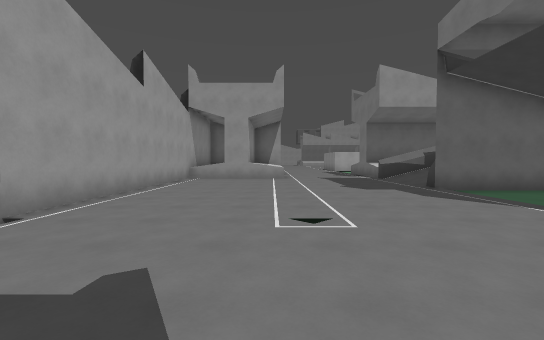
[1] (above)

20 first-person views from a walk through a level from a Godot 3-D game. The camera is 1.5 m above the floor, tilts 2° down and sees 90° across. The floor is counted in squares, 2 m on a side. Each view is taken from the middle of a square. On the plan, view 1 faces up. The plan holds only what a view shows up to about 10 squares ahead; the rest is blank. The place goes on beyond the plan.

[2]
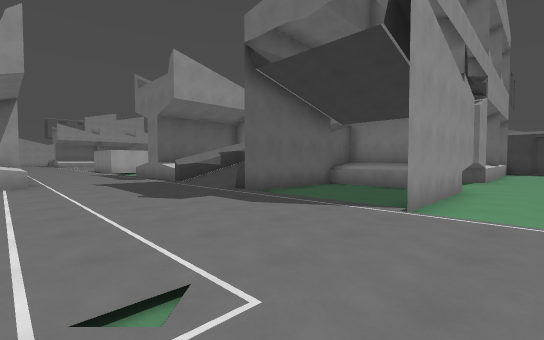

[3]
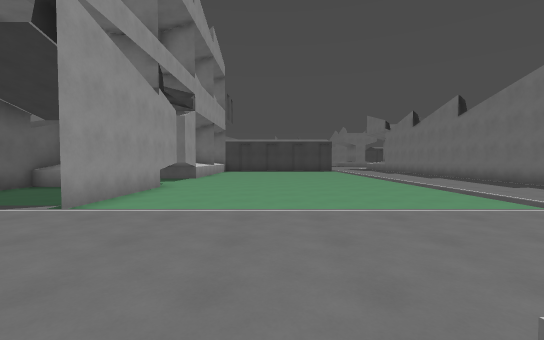

[4]
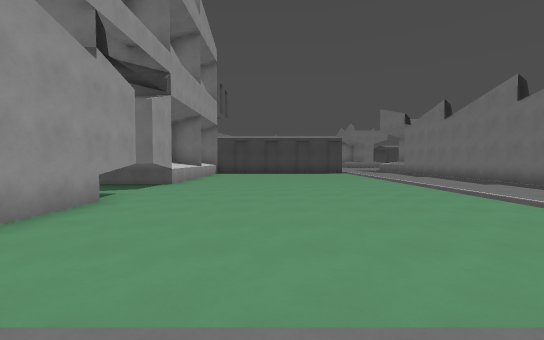

[5]
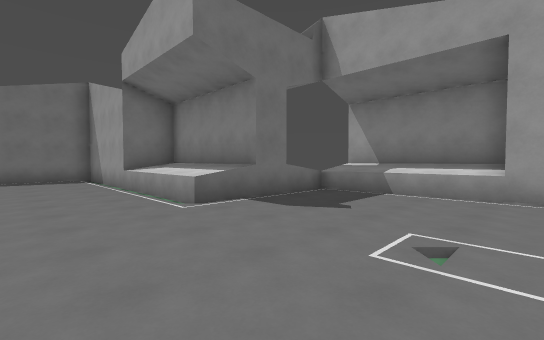

[6]
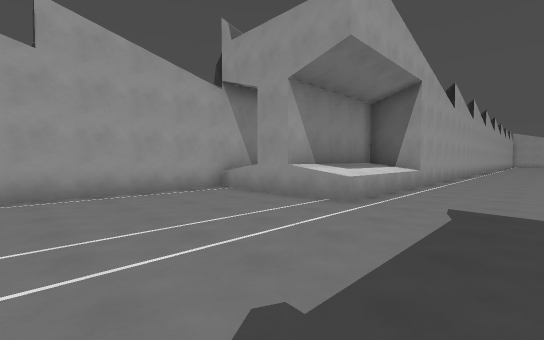

[7]
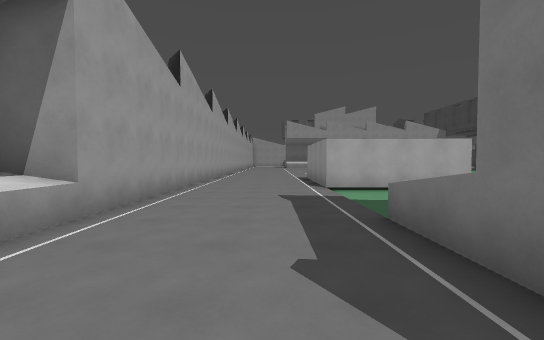

[8]
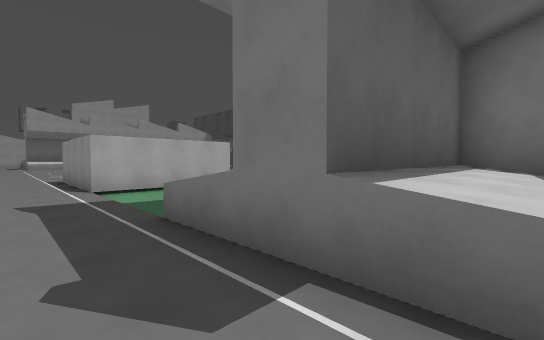

[9]
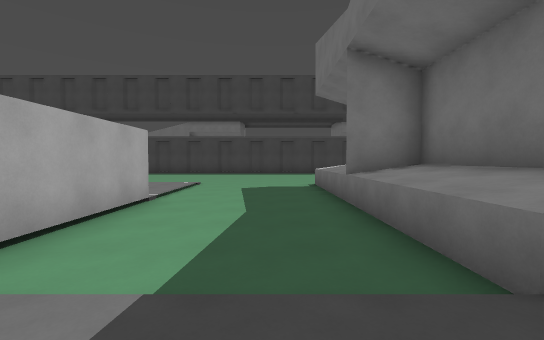

[10]
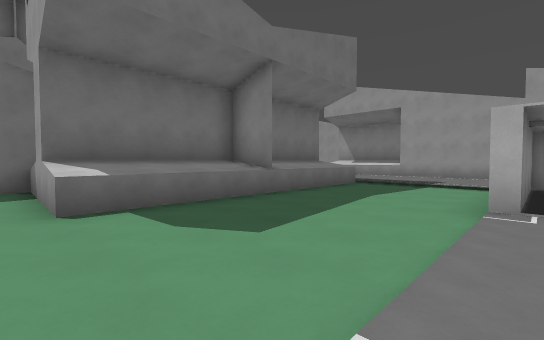

[11]
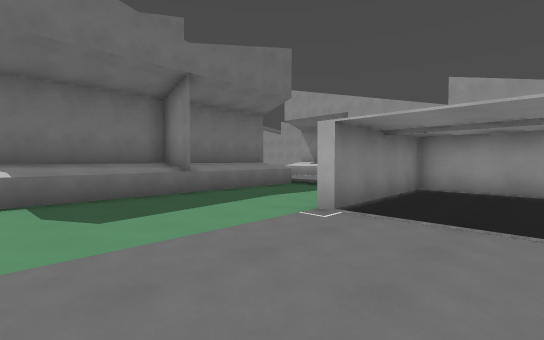

[12]
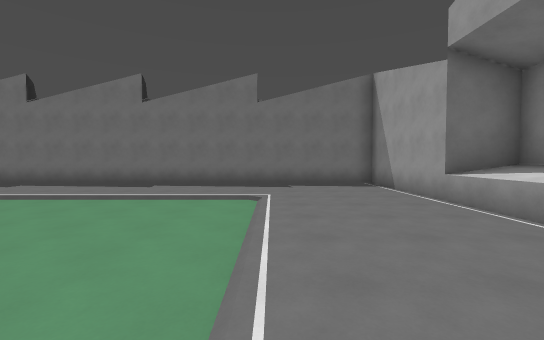

[13]
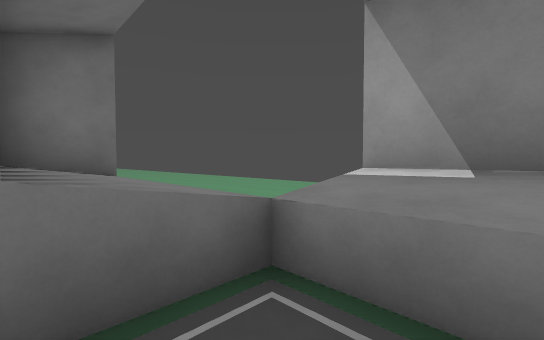

[14]
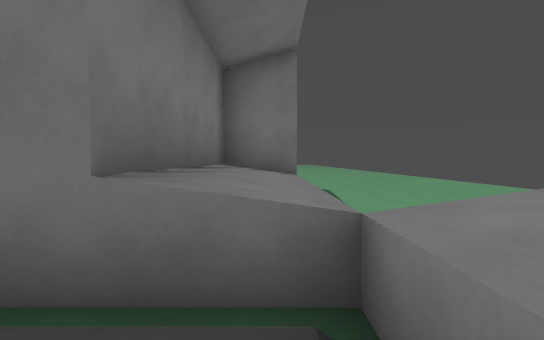

[15]
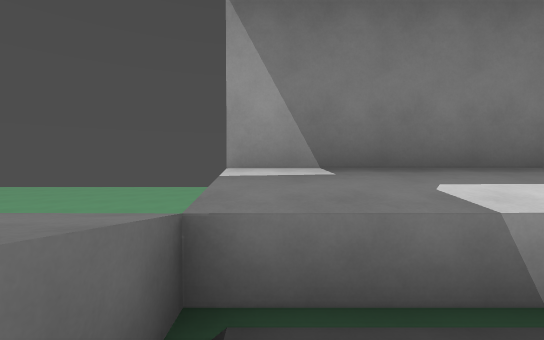

[16]
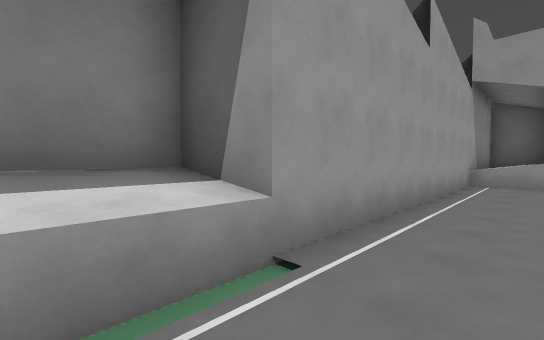

[17]
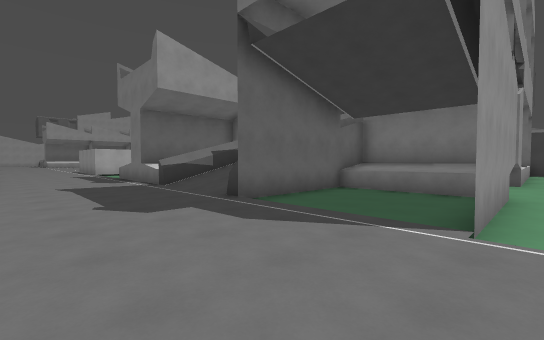

[18]
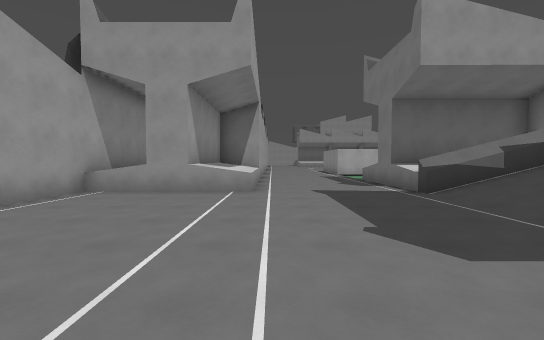

[19]
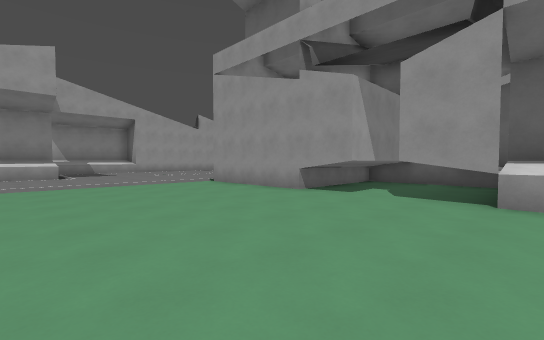

[20]
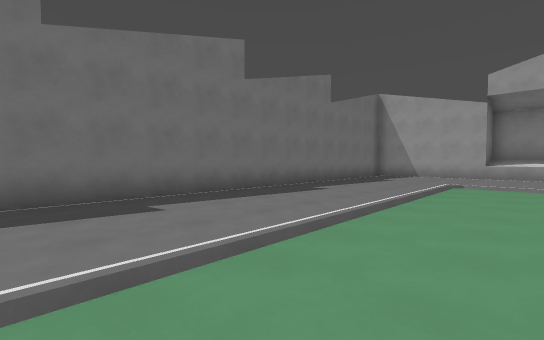

### Floor plan
Key: @ floor where view 1 was taken; # wall or solid block; x gap in a wall; . main floor; - floor 0.25 m lower than the main floor; / step, stairs or slope; = window, fence, low wall or low ledge; ^ raised ledge; G garage.
Columns run from 10 left of view 1 to 13 right of it. Each row starts with its distance up from view 1.
 22            #...G   ....
 21            #...G   ....
 20            #...GGGG....-
 19            #...---------
 18            #...---------
 17            #...---------
 16        #   #...---------
 15        #x^#=...^^^^^^^^-
 14        # ^^....^^^^^^^^-
 13        # ^^....#^^^^  ^-
 12        #^#^....^^^^^  ^-
 11        #.......###    ##
 10        #.......//
  9        #......./
  8        #.......####^##^
  7        #.......----^^^
  6        #.......----^^^ ^
  5        #.......----^^^ ^
  4        #.......#####xx#^
  3      ^#=.......---------
  2      ^^........---------
  1      ^^........---------
  0      #^...@....---------
 -1        ^^#^....---------
 -2 -----  ^^^^....---------
 -3 -------^^^^....---------
 -4 -------^x^#=...---------
 -5 -------#   #............
 -6 ------     #............
 -7 ------     #............
 -8 ------     #############
 -9 ------

Where each view was taken, in squares from view 1:
view 1: 0 up, 0 right, facing up
view 2: 2 up, 0 right, facing up-right
view 3: 0 up, 0 right, facing right
view 4: 0 up, 3 right, facing right
view 5: 4 up, 3 right, facing down-left
view 6: 7 up, 3 right, facing up-left
view 7: 12 up, 3 right, facing up
view 8: 12 up, 3 right, facing up-right
view 9: 17 up, 3 right, facing right
view 10: 20 up, 13 right, facing down-left
view 11: 22 up, 12 right, facing down-left
view 12: 1 up, 4 right, facing down
view 13: 1 up, 2 left, facing down-left
view 14: 1 up, 3 left, facing down
view 15: 0 up, 2 left, facing left
view 16: 2 up, 2 left, facing up-left
view 17: 3 up, 1 right, facing up-right
view 18: 5 up, 1 right, facing up
view 19: 2 down, 13 right, facing up-left
view 20: 3 down, 13 right, facing down-left
